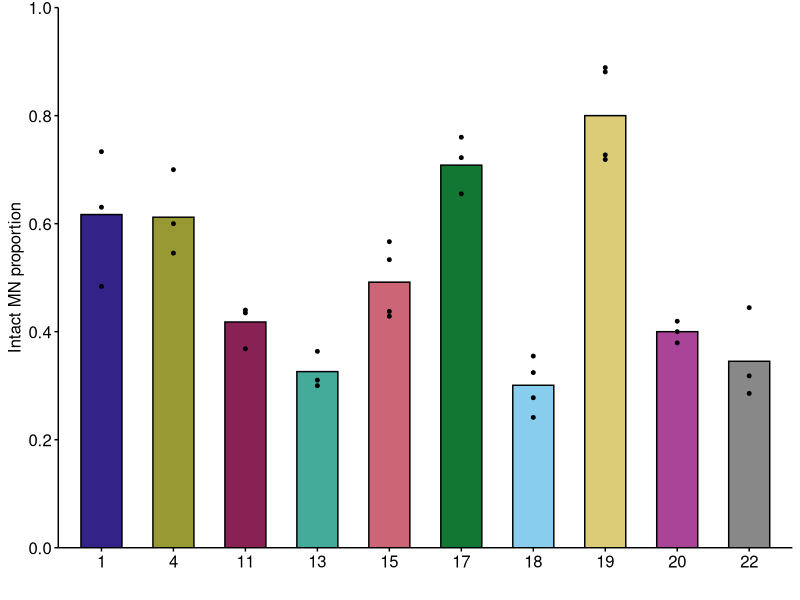

Generate this figure with R:
## ---- chunk 1
require("knitr")
## setting working directory
opts_knit$set(root.dir = "/Users/amammel/Hatch lab projects/mammel_et_al_2021_test/data")
## ---- chunk 2

#Below are the programs that you will need to to run this script. However, you will need to import these programs first using the code:

#install.packages()

#Example > install.packages("knitr")


library(knitr)
library(dplyr)
library(readr)
library(tidyverse)
library(ggplot2)
library(readxl)
## ---- chunk 3

MN_24h <- read_xlsx("RPE1_reversine_24h_MN_data.xlsx", sheet = 1)

MN_24h_pooled <- read_xlsx("RPE1_reversine_24h_MN_data.xlsx", sheet = 2)

## ---- chunk 4

MN_24h$chromosome <- as.character(MN_24h$chromosome)

MN_24h$replicate <- as.character(MN_24h$replicate)

MN_24h_pooled$chromosome <- as.character(MN_24h_pooled$chromosome)
## ---- chunk 5
MN_24h

MN_24h_pooled

## ---- chunk 6
MN_24h_reorder <- MN_24h %>% 
  mutate(chromosome = fct_relevel(chromosome, 
            "1", "4", "11","13", "15", "17", "18", "19", "20", "22"))

MN_24h_pooled_reorder <- MN_24h_pooled %>% 
  mutate(chromosome = fct_relevel(chromosome, 
            "1", "4", "11","13", "15", "17", "18", "19", "20", "22"))
## ---- chunk 7
my_theme <- theme(axis.text.x	= element_text(size=12, color = "black", family = "sans"),
        axis.text.y	= element_text(size=12, color = "black", family = "sans"),
        text=element_text(size = 12, family="sans"),
        axis.ticks= element_line(color = "black"),
        legend.position = "none")

## ---- chunk 8

#1 = "#332288"
#4 = "#999933"
#11 = "#882255"
#13 = "#44AA99"
#15 = "#CC6677"
#17 = "#117733"
#18 = "#88CCEE"
#19 = "#DDCC77"
#20 = "#AA4499"
#22 = "#888888"
## ---- chunk 9

safe_v2 <- c("#332288", "#999933", "#882255", "#44AA99", "#CC6677", "#117733", "#88CCEE", "#DDCC77", "#AA4499","#888888")

## ---- chunk 10

rupture_freq_plot_MN_24h <- ggplot() +
  geom_col(data = MN_24h_pooled_reorder, aes(x = chromosome, y = `percent intact`, fill = chromosome), width = 0.57, 
           color = "black", linesize = 0.5) +
  geom_point(data = MN_24h_reorder, mapping = aes(x = chromosome, y = `percent intact`), size = 1) +
  ylab('Intact MN proportion') +
  xlab('') +
  scale_y_continuous(expand = c(0,0), breaks = seq(0, 1, 0.2), limits = c(0,1)) +
  scale_fill_manual(values = safe_v2) +
  theme_classic() +
  my_theme
  
rupture_freq_plot_MN_24h

